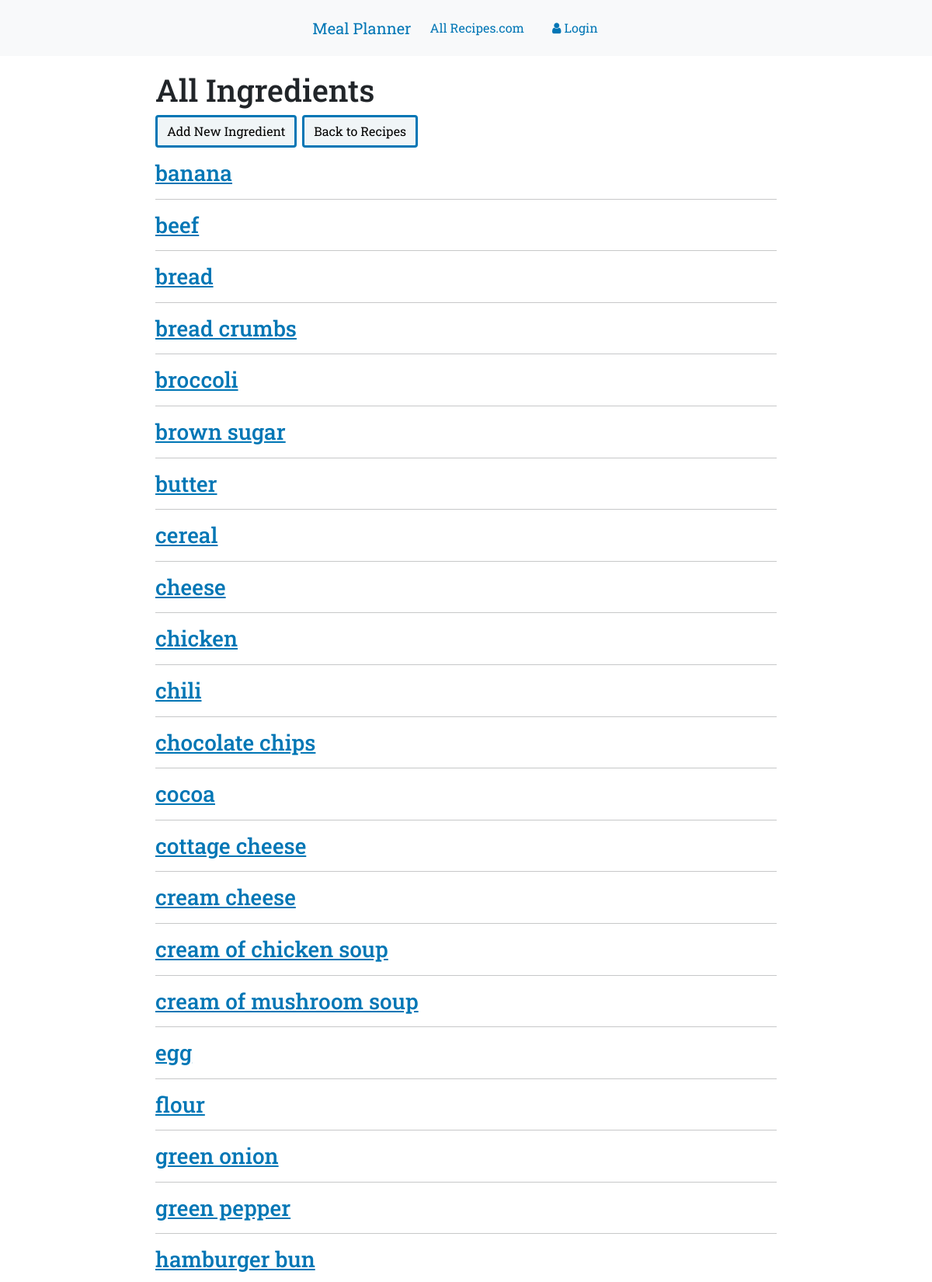
The page /ingredient/ (upper part) on the database its author committed.
### appFood/models.py (models this page shows, shortened)
class Ingredient(models.Model):
    ingredient_name = models.CharField(max_length=250)
    measurement_units = models.CharField(max_length=50)
    measurement_quantity = models.CharField(max_length=50)
    recipe = models.ManyToManyField(Recipe, related_name='ingredients')
    class Meta:
        ordering = ['ingredient_name']

### appFood/views.py (the view)
# urls.py: path('ingredient/', views.IngredientListView.as_view(), name='ingredient_list'),
class IngredientListView(ListView):
    model = Ingredient

### appFood/templates/appFood/ingredient_list.html (shortened to what this page needs)
{% extends "appFood/base.html" %}
{% block content %}
<div class="content">
  <h1>All Ingredients</h1>
    <a class='btn btn-info' href="{% url 'ingredient_new' %}">Add New Ingredient</a>
    <a class='btn btn-info' href="{% url 'recipe_list' %}">Back to Recipes</a>
  {% for ingredient in ingredient_list %}
  <div class="item">
      <h3><a href="{% url 'ingredient_detail' pk=ingredient.pk %}">{{ ingredient.ingredient_name }}</a></h3>
  </div>
    <hr>
    {% empty %}
    <li>No Objects yet</li>
  {% endfor %}
</div>
{% endblock %}

### appFood/static/css/food.css (style rules this page uses)
body { font-family: 'Roboto Slab', serif; }
.content { margin: 20px 200px 70px; }
.btn { outline: none; color: black; background-color: #f0f5f7; border: 3px solid #0076b5; box-shadow: 0 0 0 0; margin-right: 3px; }
a { color: #0076b5; }

### rows shown on the page
Ingredient: ingredient_name "banana"
Ingredient: ingredient_name "beef"
Ingredient: ingredient_name "bread"
Ingredient: ingredient_name "bread crumbs"
Ingredient: ingredient_name "broccoli"
Ingredient: ingredient_name "brown sugar"
Ingredient: ingredient_name "butter"
Ingredient: ingredient_name "cereal"
Ingredient: ingredient_name "cheese"
Ingredient: ingredient_name "chicken"
Ingredient: ingredient_name "chili"
Ingredient: ingredient_name "chocolate chips"
Ingredient: ingredient_name "cocoa"
Ingredient: ingredient_name "cottage cheese"
Ingredient: ingredient_name "cream cheese"
Ingredient: ingredient_name "cream of chicken soup"
Ingredient: ingredient_name "cream of mushroom soup"
Ingredient: ingredient_name "egg"
Ingredient: ingredient_name "flour"
Ingredient: ingredient_name "green onion"
Ingredient: ingredient_name "green pepper"
Ingredient: ingredient_name "hamburger bun"
